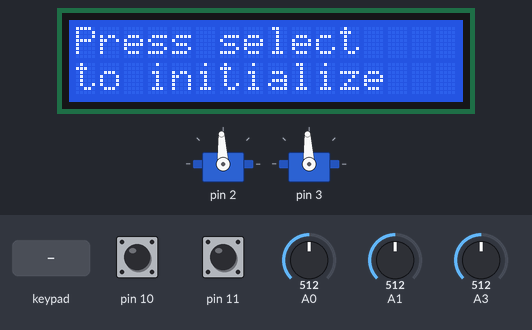
Simulated run of this sketch. Board: Arduino Uno, built with avr-gcc and run on an emulated ATmega328P. Parts: 2 × servo, 16×2 character LCD. The inputs (shaded band) are chosen by the test bench; at power-on: pin 10 HIGH, pin 11 HIGH, A0 = 512, A1 = 512, A3 = 512. What the sketch prints to the serial monitor is not drawn.

Above: at 1.2 s.
1.3 s: key 'S' pressed
At 2.2 s:
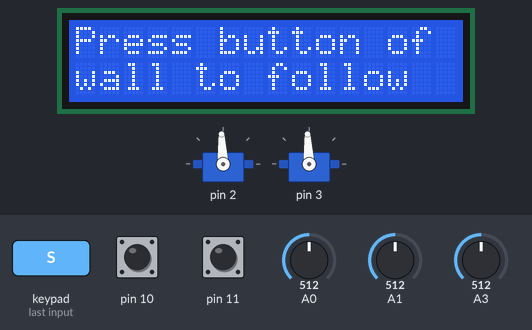
2.8 s: key 'L' pressed
At 3.3 s:
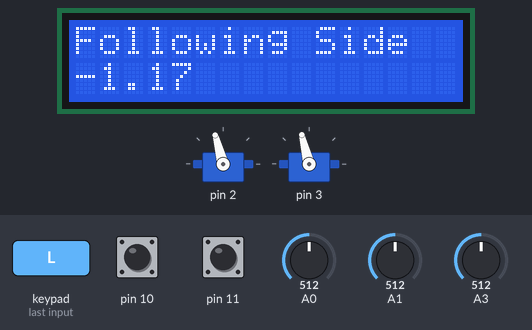
Timing chart, 0 to 5.8 s (numbered marks = the images above; inputs shaded):
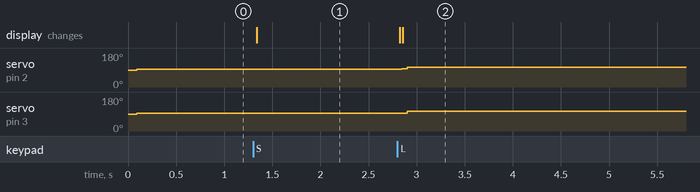

The sketch:

proj2.ino
```cpp
#include <Adafruit_RGBLCDShield.h>

#include <EllipseParams.h>
#include <ForwardParams.h>
#include <MyEncoders.h>
#include <MyServos.h>
#include <MySharpSensor.h>
#include <SShapeParams.h>
Adafruit_RGBLCDShield lcd = Adafruit_RGBLCDShield();


float K_FRONT = 0.90;
float K = 0.35;
bool is_running = false;
uint8_t buttons;
int count;
float velocity = 6.00;
float temp = 0.00;
float FRONT_GOAL_DISTANCE = 5.00;
float SIDE_GOAL_DISTANCE = 5.00;
float LONG_RANGE = 12.00;
float MAX_SPEED = 6.00;

void setup() {
  // put your setup code here, to run once:
 initDistanceSensors();
 initEncoders();
 setupServo();
 lcd.begin(16,2);
 lcd.setCursor(0,0);
 lcd.print("Press select");
 lcd.setCursor(0,1);
 lcd.print("to initialize");
 Serial.begin(9600);
 Serial.println("Ready");
 time = 0;
 setSpeedsIPS(0.0,0.0);
}

void loop() {
  // put your main code here, to run repeatedly:
  setSpeedsIPS(0.0,0.0);
  delay(20);

  if (!is_running){
      buttons = lcd.readButtons();
      if (buttons & BUTTON_SELECT){
        is_running = true;
        lcd.clear();
        lcd.setCursor(0,0);
        lcd.print("Press button of");
        lcd.setCursor(0,1);
        lcd.print("wall to follow");
        //calibrate(&lcd);
      }
  } else {
    buttons = lcd.readButtons();


// Approach forward wall
//------------------------------------------------------------------------------------------------------------
    if (buttons & BUTTON_UP){
        unsigned int start_time = millis();
        lcd.clear();
        lcd.setCursor(0,0);
        lcd.print("Following Front");
      while (true){
        delay(30);
        time = millis();
if (time - start_time > 10000) break;
        takeNewMeasurement(SSFRONT);
        takeNewMeasurement(SLONG);
        float reading = shortToInches(getCombinedDistace(SSFRONT));
        if (reading < 0 or reading > 12)
          reading = LONG_RANGE;

        float corrected_speed = (reading - FRONT_GOAL_DISTANCE) * K_FRONT;
        if (corrected_speed > MAX_SPEED)
          corrected_speed = MAX_SPEED;
        if (corrected_speed < -MAX_SPEED)
          corrected_speed = -MAX_SPEED;
        if (isnan(corrected_speed) or isinf(corrected_speed))
          lcd.print("PANIC");


        Serial.print((time - start_time));
        Serial.print(" ");
        Serial.println(reading);
        setSpeedsIPS(corrected_speed, corrected_speed);

        lcd.setCursor(0,1);
        lcd.print(reading);
      }
    }


// Follow side Wall
//----------------------------------------------------------------------------------------------------------------------------
    else if (buttons & BUTTON_LEFT or buttons & BUTTON_RIGHT){
      bool is_left;
      int front_repeat = 0;
      if (buttons & BUTTON_LEFT)
        is_left = true;
      else
        is_left = false;
      lcd.clear();
      lcd.setCursor(0,0);
      lcd.print("Following Side");

      while (true){
        time = millis();
        delay(20);

        float corrected_speed = MAX_SPEED;
        float avoid_front = 0.0;
        float avoid_side = 0.0;
        float sidereading;
        float frontreading;

        // Get & handle frontal sensor reading
        takeNewMeasurement(SSFRONT);
        takeNewMeasurement(SLONG);
        frontreading = shortToInches(getCombinedDistace(SSFRONT));
        if (frontreading < 0)
          frontreading = longToInches(getCombinedDistace(SLONG));
        if (frontreading < 0 or frontreading > 60)
          frontreading = LONG_RANGE;


        // Get & handle side sensor readings
        if (is_left){
          takeNewMeasurement(SLEFT);
          sidereading = shortToInches(getCombinedDistace(SLEFT));
        }
        else{
          takeNewMeasurement(SRIGHT);
          sidereading = shortToInches(getCombinedDistace(SRIGHT));
        }
        if (sidereading < 0 or sidereading > SIDE_GOAL_DISTANCE * 1.5)
        // In this case, we lost track of wall we're following, so set our 'distance' to that wall to a large value
          sidereading = SIDE_GOAL_DISTANCE * 1.5;


        // As we approach front wall, gradually slow down
        corrected_speed = frontreading/2;
        if (corrected_speed > MAX_SPEED)
          corrected_speed = MAX_SPEED;
        int prev_repeat = front_repeat;

        // When we're close to the wall, gradually curve away
        if (frontreading < FRONT_GOAL_DISTANCE * 1.5){
          front_repeat++;
          if (front_repeat >= 3){
            avoid_front = -(10 / frontreading);
            if (!is_left)
              avoid_front *= -1;
          }
        } else {
          avoid_front = 1000.0;  // Large val that will be discarded in min();
          if (!is_left) avoid_front = -1000;
          front_repeat = 0;
        }
        avoid_side = (sidereading - SIDE_GOAL_DISTANCE) * K;   // From side inches reading, get radians curve value
        if (!is_left)
          avoid_side *= -1;


        // If we're avoiding an obstacle in front, keep turning for a while even after the obstacle is no longer detected
        // This should hopefully turn us enough that we don't drive into corners where our blind-spot is
        if (front_repeat == 0 and prev_repeat > 5){
          delay(250);
          front_repeat = 0;
        }

        float curve = min(avoid_side, avoid_front);
        if (!is_left){
          curve = max(avoid_side, avoid_front);
        }
        setSpeedsvw(corrected_speed, curve);


        Serial.print("L/F Dist: ");
        Serial.print(sidereading);
        Serial.print(",");
        Serial.print(frontreading);
        Serial.print("\tSPD/Curve: ");
        Serial.print(corrected_speed);
        Serial.print(",");
        Serial.print(curve);
        Serial.print("\t");
        Serial.println(front_repeat);
        lcd.setCursor(0,1);
        lcd.print(avoid_side);

      }
  }


//--------------------------------------------------------------------------------------------------------

    else if (buttons & BUTTON_DOWN){
      setSpeedsIPS(.450,.45);
      Serial.println("1");
      delay(5000);
      setSpeedsIPS(0.22,0.22);
      Serial.println("2");
      delay(5000);
      setSpeedsIPS(0,0);
    }


  }
}
```

Measured:
- after the input at 1.3 s, the display: changes at once (image 1)
- after the input at 2.8 s, servo on pin 2: 93° → 105° after 0.05 s; servo on pin 3: 93° → 104° after 0.05 s; the display: first changes at once (image 2 shows a later state)
